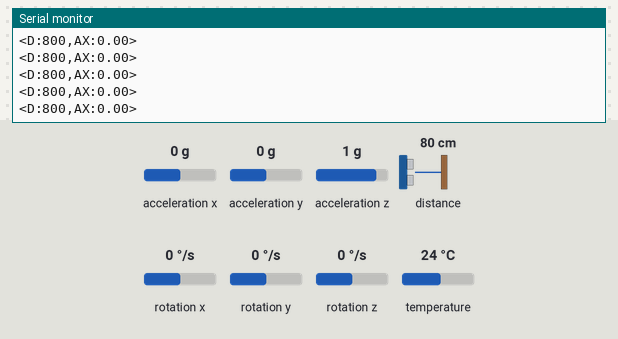
A sketch run on a simulated ESP32. On the bench: the last lines printed to the serial monitor. The inputs (shaded band) are chosen by the test bench; at power-on: acceleration x 0 g, distance to the obstacle 80 cm, acceleration y 0 g, acceleration z 1 g, rotation x 0 °/s, rotation y 0 °/s, rotation z 0 °/s, temperature 24 °C.

Above: at 1.2 s.
1.3 s: acceleration x set to -1.4 g
At 1.35 s:
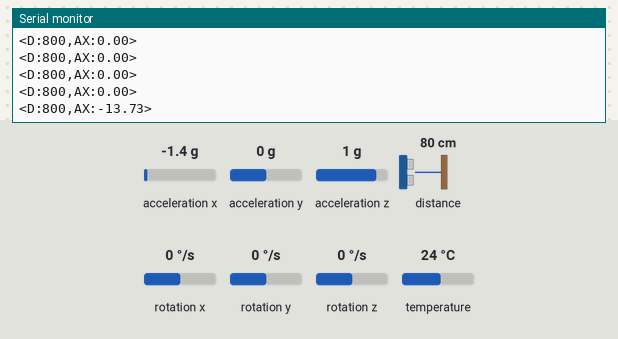
2.8 s: distance to the obstacle set to 2 cm
At 2.8 s:
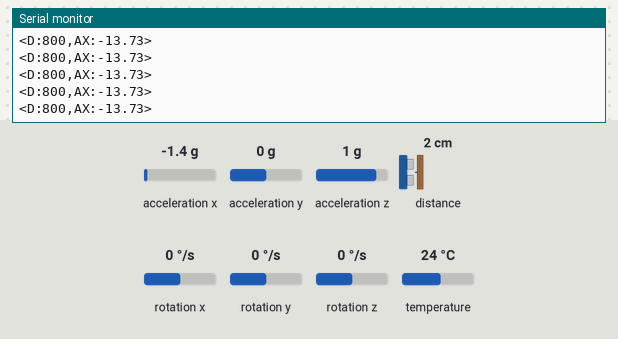
4.3 s: acceleration x set to -0.8 g
At 4.3 s:
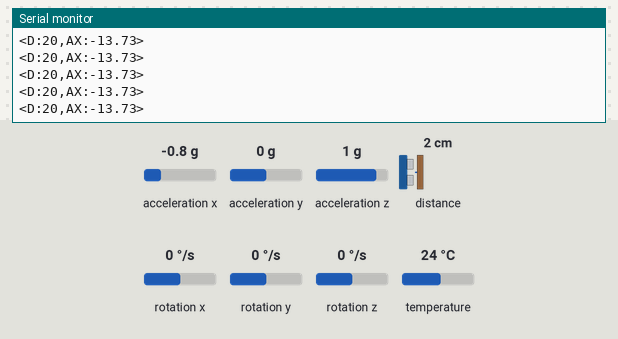
Timing chart, 0 to 7.3 s (numbered marks = the images above; inputs shaded):
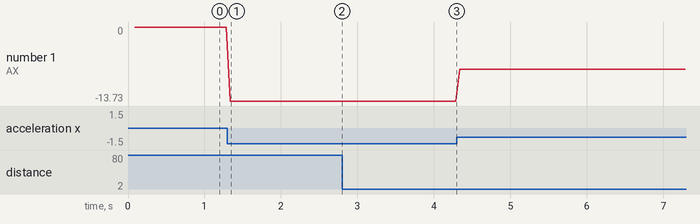

Measured:
- after the input at 1.3 s, the serial monitor: prints a new line at once (image 1)
- plotted number 1: 0 → -13.73 after the input at 1.3 s, -13.73 → -7.85 after the input at 4.3 s

The sketch:

esp32_sensor_hub.ino
```cpp
#include <Wire.h>
#include <Adafruit_MPU6050.h>
#include <Adafruit_VL53L0X.h>

Adafruit_MPU6050 mpu;
Adafruit_VL53L0X lox = Adafruit_VL53L0X();

// ESP32 Serial2 is usually pins 16(RX) and 17(TX)
#define MEGA_SERIAL Serial2

bool mpu_ok = false;
bool lox_ok = false;
unsigned long lastSendTime = 0;
const unsigned long interval = 50; // Non-blocking 50ms interval

void setup() {
  Serial.begin(115200);      // USB Debug
  MEGA_SERIAL.begin(115200); // Communication to Arduino

  // Initialize I2C Bus first
  Wire.begin();

  // Try to initialize sensors safely
  if (mpu.begin()) {
    mpu_ok = true;
    mpu.setAccelerometerRange(MPU6050_RANGE_8_G);
    mpu.setGyroRange(MPU6050_RANGE_500_DEG);
    mpu.setFilterBandwidth(MPU6050_BAND_21_HZ);
    Serial.println("MPU6050 initialized successfully.");
  } else {
    Serial.println("Error: MPU6050 not found. Check wiring!");
  }

  // Initialize VL53L0X safely
  if (lox.begin()) {
    lox_ok = true;
    Serial.println("VL53L0X initialized successfully.");
  } else {
    Serial.println("Error: VL53L0X not found. Check wiring!");
  }
}

void loop() {
  unsigned long currentTime = millis();

  if (currentTime - lastSendTime >= interval) {
    lastSendTime = currentTime;

    int dist = 9999;
    float ax = 0.0;

    // 1. Read Distance safely
    if (lox_ok) {
      VL53L0X_RangingMeasurementData_t measure;
      lox.rangingTest(&measure, false);
      if (measure.RangeStatus != 4) {
        dist = measure.RangeMilliMeter;
      }
    }

    // 2. Read Gyro safely
    if (mpu_ok) {
      sensors_event_t a, g, temp;
      mpu.getEvent(&a, &g, &temp);
      ax = a.acceleration.x;
    }

    // 3. Send formatted packet: "<D:150,AX:0.5>"
    String packet = "<D:" + String(dist) + ",AX:" + String(ax, 2) + ">";

    MEGA_SERIAL.println(packet); // Send to Arduino
    Serial.println(packet);      // Debug to PC
  }
}
```
